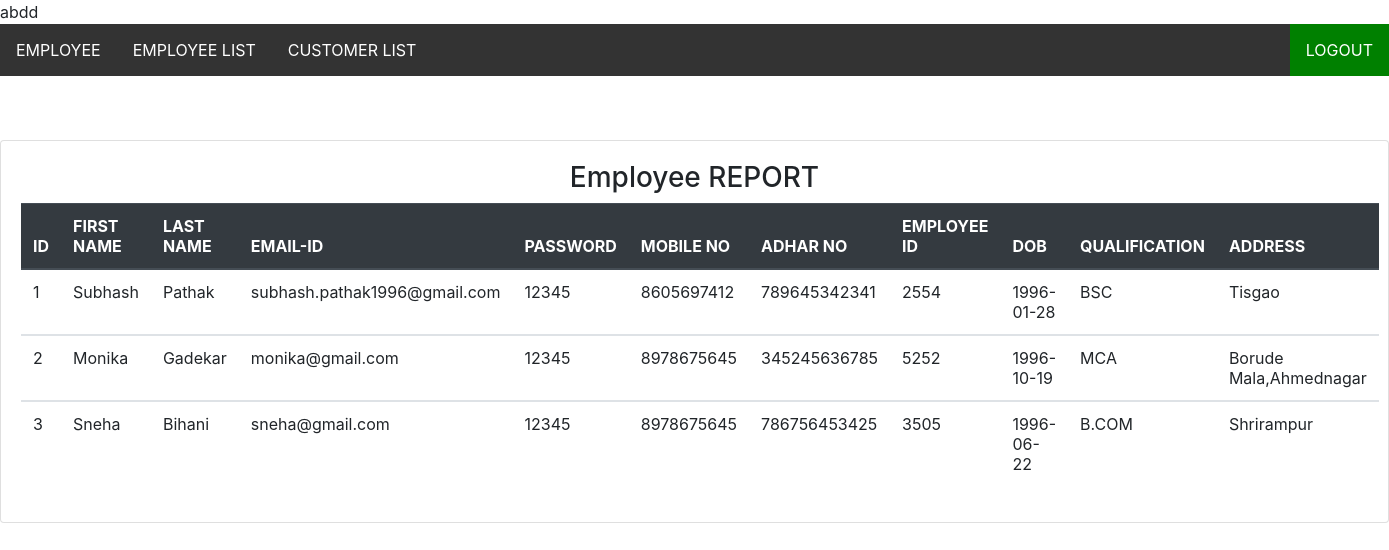
Screenshot of /employee/emplist.php with the database file from the repository.
### tables this page shows
CREATE TABLE `employee` (
  `e_id` int(11) NOT NULL,
  `firstname` varchar(50) NOT NULL,
  `lastname` varchar(50) NOT NULL,
  `email` varchar(50) NOT NULL,
  `password` varchar(50) NOT NULL,
  `mobileno` varchar(50) NOT NULL,
  `adharno` varchar(50) NOT NULL,
  `empid` varchar(50) NOT NULL,
  `dob` date NOT NULL,
  `qual` varchar(50) NOT NULL,
  `address` varchar(50) NOT NULL
);

### employee/emplist.php (the view, shortened to what this page needs)
<?php
include('../navbar.php');
?>
<html>
<head>
	<link rel="stylesheet" href="https://maxcdn.bootstrapcdn.com/bootstrap/4.4.1/css/bootstrap.min.css">
</head>
<body>
	<br><br>
	<div class="container-fuild">
		<div class="card">
			<div class="card-body">
				<center><h3>Employee REPORT</h3></center>
				<?php
				$conn = mysqli_connect('localhost','root','');
				$query = "SELECT * FROM employee";
				$sql = mysqli_query($conn,$query);
				?>
				<table class="table table-hover">
					<thead class="thead-dark">
						<tr>
							<th scope="col">ID</th>
							<th scope="col">FIRST NAME</th>
							<th scope="col">LAST NAME</th>
							<th scope="col">EMAIL-ID</th>
							<th scope="col">PASSWORD</th>
							<th scope="col">MOBILE NO</th>
							<th scope="col">ADHAR NO</th>
							<th scope="col">EMPLOYEE ID</th>
							<th scope="col">DOB</th>
							<th scope="col">QUALIFICATION</th>
							<th scope="col">ADDRESS</th>
						</tr>
					</thead>
					<?php
					if($sql)
					{
						foreach($sql as $row)
						{
							?>
							<tbody>
								<tr>
									<td> <?php echo $row['e_id']; ?> </td>
									<td> <?php echo $row['firstname']; ?> </td>
									<td> <?php echo $row['lastname']; ?> </td>
									<td> <?php echo $row['email']; ?> </td>
									<td> <?php echo $row['password']; ?> </td>
									<td> <?php echo $row['mobileno']; ?> </td>
									<td> <?php echo $row['adharno'];?></td>
									<td> <?php echo $row['empid']; ?></td>
									<td> <?php echo $row['dob'];?></td>
									<td> <?php echo $row['qual'];?></td>
									<td> <?php echo $row['address'];?></td>
								</tr>
							</tbody>
							<?php
						}
					}
					else
					{
						echo "No record found";
					}
					?>
				</table>
			</div>
		</div>
	</div>
</body>
</html>

### rows the page displays
employee: e_id "1", firstname "Subhash", lastname "Pathak", email "subhash.pathak1996@gmail.com", password "12345", mobileno "8605697412", adharno "789645342341", empid "2554", dob "1996-01-28", qual "BSC", address "Tisgao"
employee: e_id "2", firstname "Monika", lastname "Gadekar", email "monika@gmail.com", password "12345", mobileno "8978675645", adharno "345245636785", empid "5252", dob "1996-10-19", qual "MCA", address "Borude Mala,Ahmednagar"
employee: e_id "3", firstname "Sneha", lastname "Bihani", email "sneha@gmail.com", password "12345", mobileno "8978675645", adharno "786756453425", empid "3505", dob "1996-06-22", qual "B.COM", address "Shrirampur"
